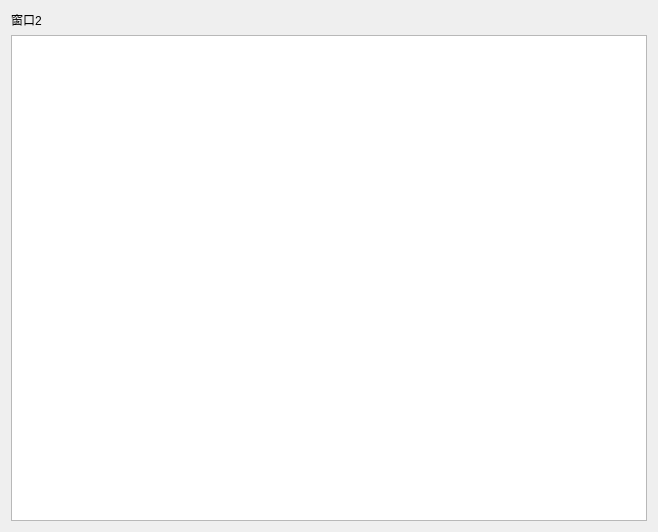
<?xml version="1.0" encoding="UTF-8"?>
<ui version="4.0">
 <class>Dialog2</class>
 <widget class="QDialog" name="Dialog2">
  <property name="geometry">
   <rect>
    <x>0</x>
    <y>0</y>
    <width>658</width>
    <height>532</height>
   </rect>
  </property>
  <property name="windowTitle">
   <string>Dialog</string>
  </property>
  <layout class="QGridLayout" name="gridLayout">
   <item row="0" column="0">
    <layout class="QVBoxLayout" name="verticalLayout">
     <item>
      <widget class="QLabel" name="label">
       <property name="text">
        <string>窗口2</string>
       </property>
      </widget>
     </item>
     <item>
      <widget class="QPlainTextEdit" name="plainTextEdit"/>
     </item>
    </layout>
   </item>
  </layout>
 </widget>
 <resources/>
 <connections/>
</ui>
